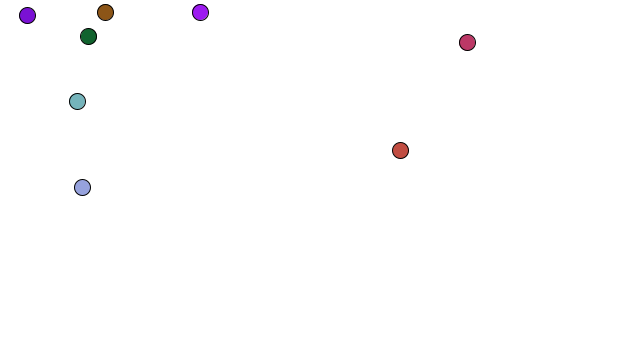
Frame 1 (no input)
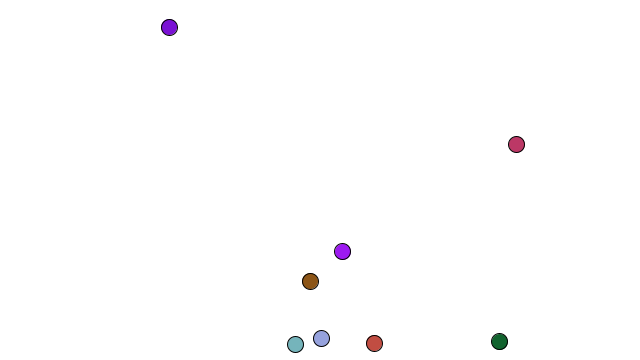
Frame 60 (the mouse pressed at the canvas centre just before this capture)
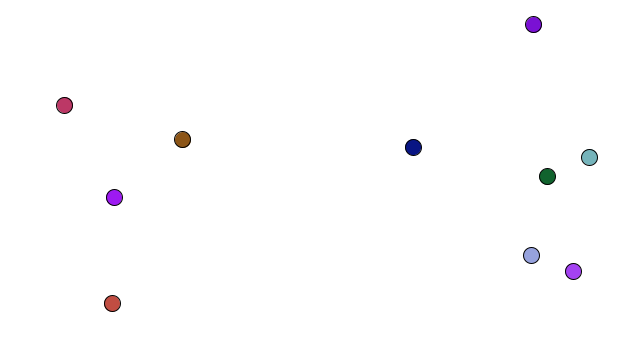
Frame 120 (the mouse held since frame 60 and released just before this capture)

The Processing sketch that drew these frames (run headless with seeded random() and noise(); from frame 60 on, the mouse is pressed at the canvas centre):

// Processing sketch: processing_166839
// ── processing_166839.pde

//////////////////////////////////////////////////////////////
// example 1.2 バウンドするボール (Shiffman, p.30)（改変）
// ボールオブジェクトの導入
//////////////////////////////////////////////////////////////
/////大域変数宣言エリア
int N = 10;  //個体数
Ball[] ball = new Ball[N];  //「ボールオブジェクト」ballの宣言
/////セットアップ
void setup(){
  size(640,360);
  for(int i = 0; i < N; i++){
    //colorMode(HSB);
    color color1 = color(random(255),random(255),random(255));
    ball[i] = new Ball(random(500), random(500), random(10), random(10), color1); //ballオブジェクト生成
  }
}
/////メインループ
void draw(){
  background(255);         //背景は白色
  for(int i = 0; i < N; i++){
    ball[i].update();           //状態の更新
    ball[i].checkBound();       //端でバウンドさせる
    ball[i].display();          //表示させる
  }
}
//////////////////////////////////
/////クラス定義エリア/////
class Ball{  //「ボールクラス」の定義
  PVector location;  //位置オブジェクト宣言
  PVector velocity;  //速度オブジェクト宣言
  color color0;
  Ball(float x0, float y0, float vx0, float vy0, color color1){  //コンストラクタ
    location = new PVector(x0,y0);   //位置オブジェクト生成
    velocity = new PVector(vx0,vy0); //速度オブジェクト生成
    color0 = color1;
  }
  void update(){  //状態の更新
    location.add(velocity);  //位置に速度を加算
  }
  void checkBound(){  //端でバウンドさせる
    if((location.x > width)||(location.x < 0)){
      velocity.x *= -1;  //速度のx成分の符号を変える
    }
    if((location.y > height)||(location.y < 0)){
      velocity.y *= -1;  //速度のy成分の符号を変える
    } 
  }
  void display(){  //ボールの描画
    stroke(0);               //ボールの縁の色は黒色
    fill(color0);               //ボールの色は灰色
    ellipse(location.x, location.y, 16, 16);  //ボールの描画
  }
  void set(float x0, float y0, float vx0, float vy0){  //位置と速度をセット
    //location.set(x0,y0);    //位置のセット
    location.x = x0;
    location.y = y0;
    //velocity.set(vx0,vy0);  //速度のセット
    velocity.x = vx0;
    velocity.y = vy0;
  }
}
/////関数定義エリア/////
void mousePressed(){    //マウスボタンが押されたら呼び出される関数
  for(int i = 0; i < N; i++){
    ball[i].set(mouseX,mouseY,random(-10,10),random(-10,10));
  }
}
///// EOF
